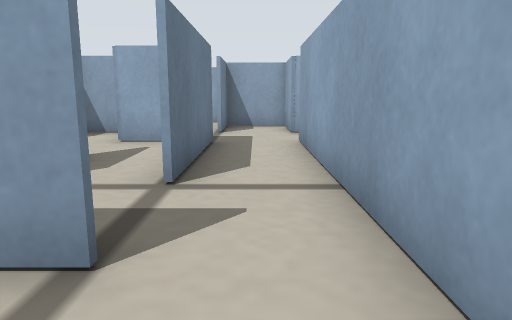
View 1 (above)

24 first-person views from a walk through a world built for the Player/Stage simulator. The camera is 0.1 m above the floor, tilts 10° down and sees 70° across. The lines on the ground mark 1 m squares. The floor is counted in squares, 0.1 m on a side. Each view is taken from the middle of a square. On the plan, view 1 faces up. The plan holds only what a view shows up to about 13 squares ahead; the rest is blank. The robots in the file are not drawn.

View 2
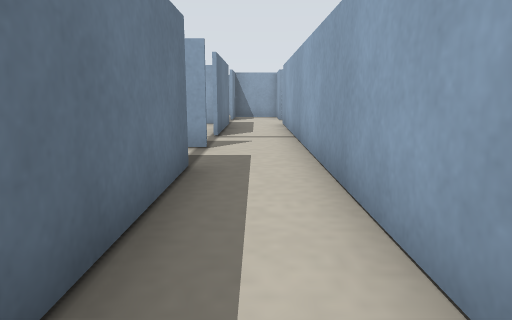

View 3
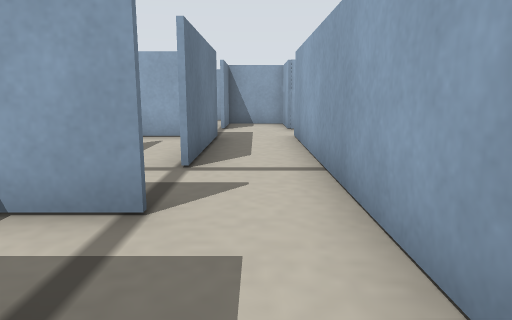

View 4
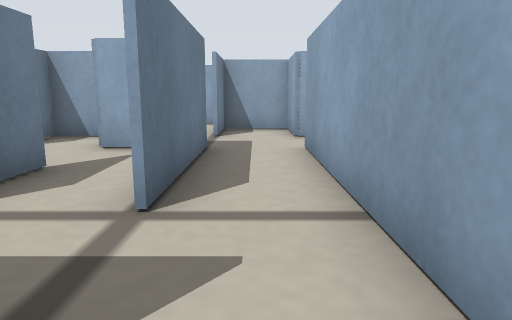

View 5
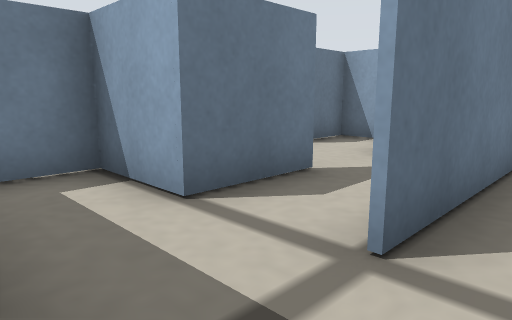

View 6
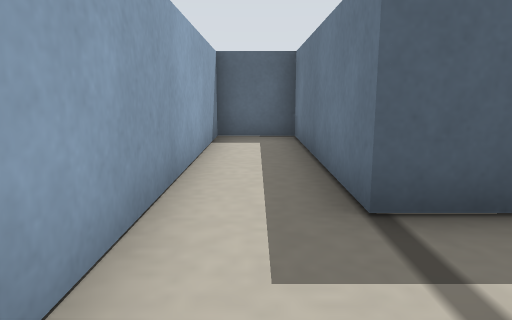

View 7
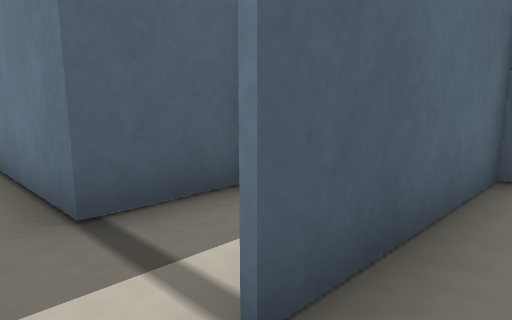

View 8
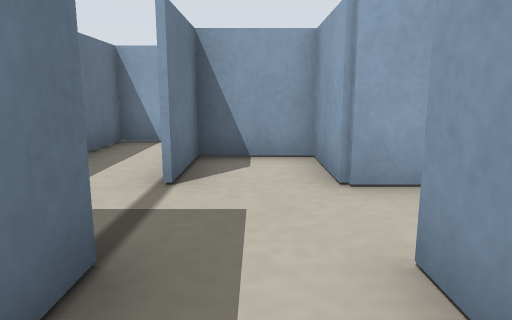

View 9
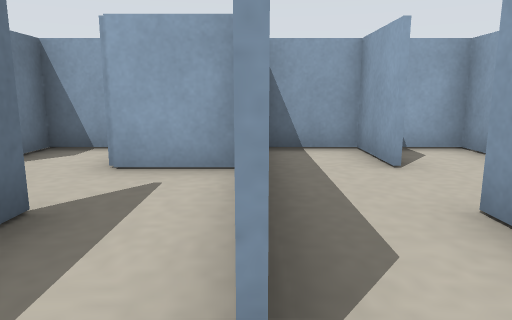

View 10
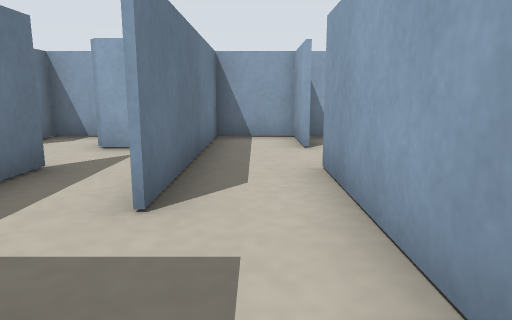

View 11
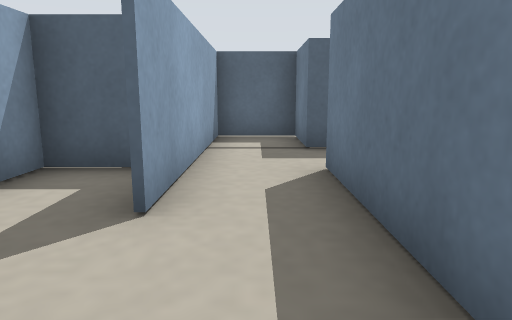

View 12
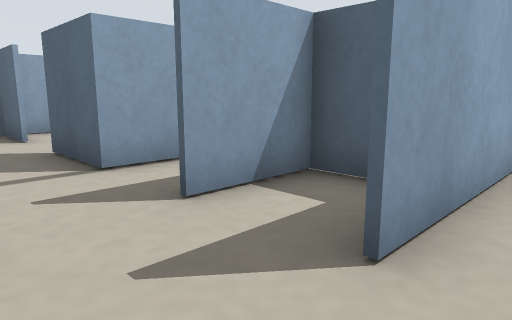

View 13
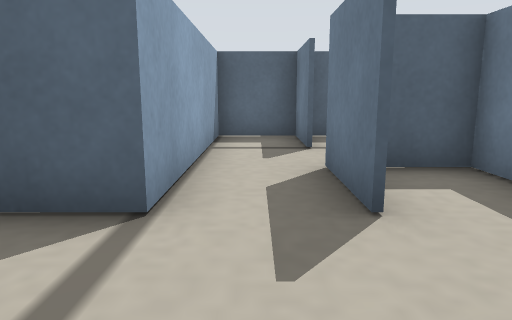

View 14
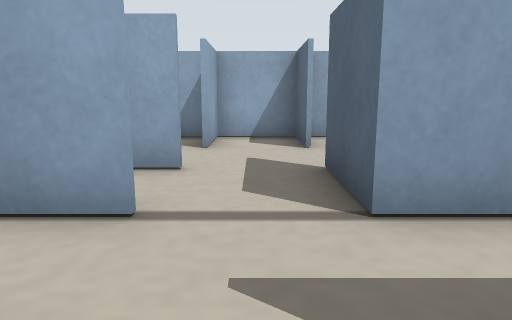

View 15
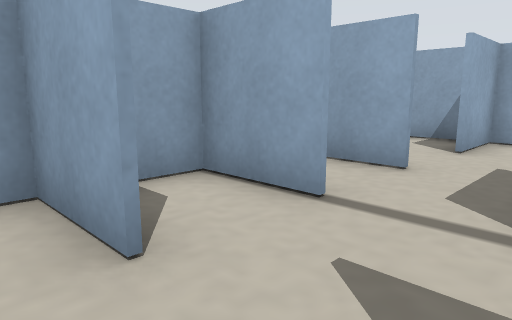

View 16
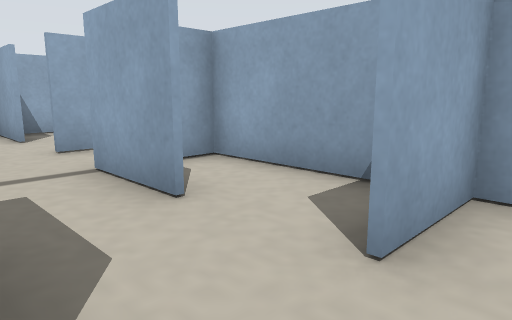

View 17
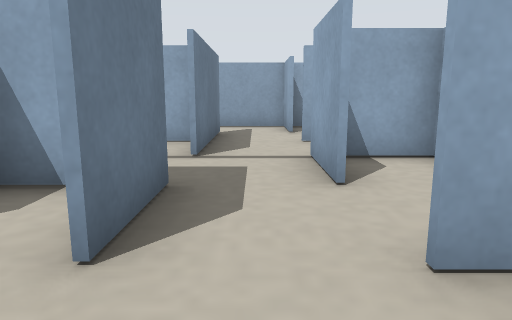

View 18
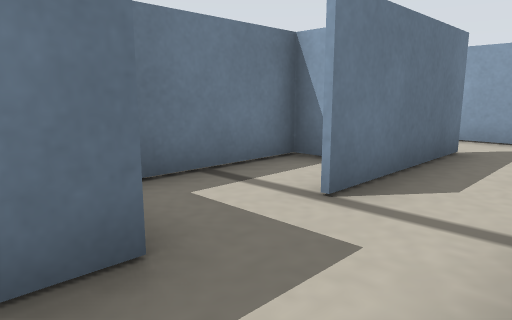

View 19
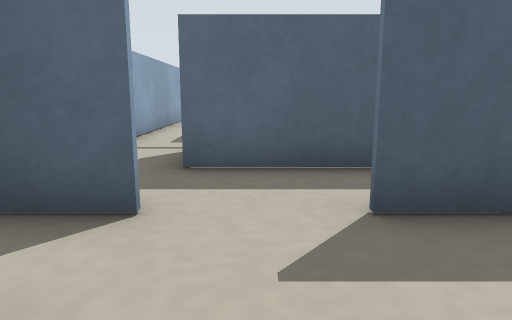

View 20
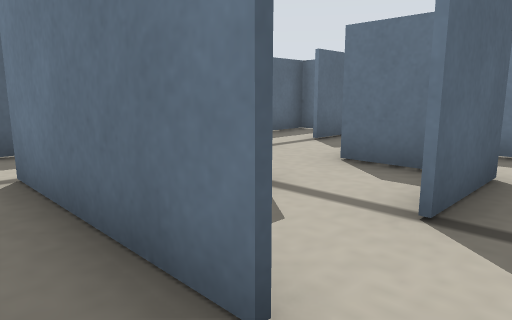

View 21
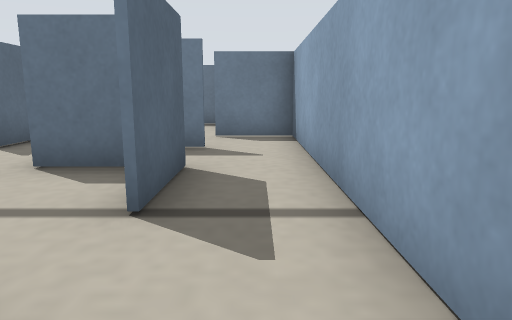

View 22
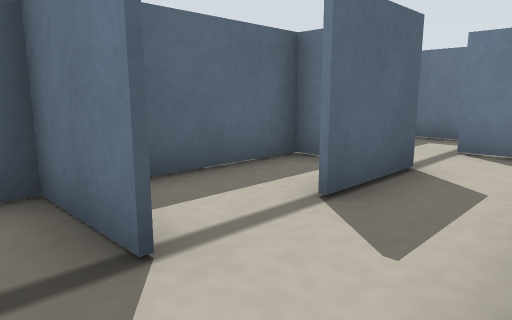

View 23
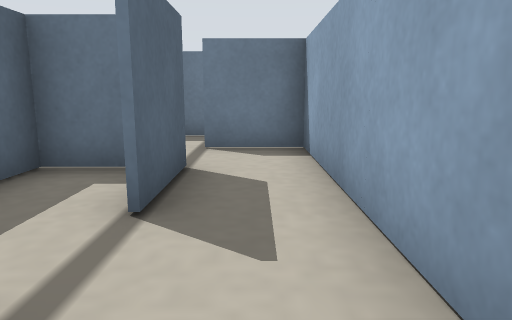

View 24
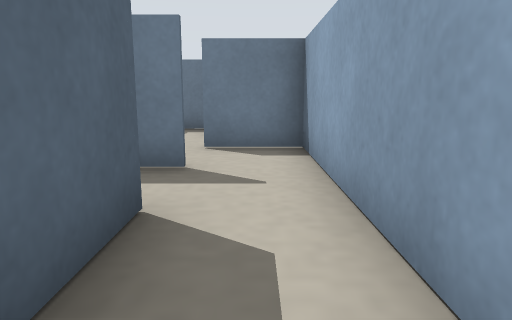

### Floor plan
Key: @ floor where view 1 was taken; # wall or solid block; . floor.
Columns run from 5 left of view 1 to 15 right of it. Each row starts with its distance up from view 1.
 20         ############
 19         #.........#.
 18     #  ...#.###.#...
 17     #...  #.#...#..
 16       #######.###..#
 15       #.......#.#..
 14   ###...###.#.#...###
 13   #.#.. #...#.#...#.#
 12   #.### #########...#
 11    .#.# #.#.#.#.#...#
 10 ## ...###..........##
  9 #. .....#...........#
  8  .###.#.#.#.#.###..##
  7  ...#.#.#.#.#.#.....#
  6   #.#.#...###.#####.
  5   #.#.#...# ..#    .
  4 ###...###.# #.#    .
  3 #.....# #.#.#.#    .
  2 #####.# #######    .#
  1   #...#            .#
  0   ###@#            .#
 -1     #.#             #
 -2     #.#             #
 -3     #.#
 -4     #.#
 -5     #.#
 -6     ###

Where each view was taken, in squares from view 1:
view 1: 0 up, 0 right, facing up
view 2: 5 down, 0 right, facing up
view 3: 1 down, 0 right, facing up
view 4: 1 up, 0 right, facing up
view 5: 2 up, 0 right, facing up-left
view 6: 3 up, 0 right, facing down
view 7: 3 up, 0 right, facing down-left
view 8: 6 up, 0 right, facing up
view 9: 5 up, 3 right, facing up
view 10: 3 up, 4 right, facing up
view 11: 11 up, 4 right, facing down
view 12: 10 up, 4 right, facing down-right
view 13: 11 up, 8 right, facing down
view 14: 9 up, 6 right, facing right
view 15: 8 up, 6 right, facing up-right
view 16: 9 up, 11 right, facing up-right
view 17: 8 up, 12 right, facing up
view 18: 11 up, 13 right, facing up-left
view 19: 11 up, 12 right, facing down
view 20: 19 up, 12 right, facing down-left
view 21: 19 up, 12 right, facing left
view 22: 16 up, 8 right, facing down-left
view 23: 15 up, 8 right, facing left
view 24: 19 up, 10 right, facing left
